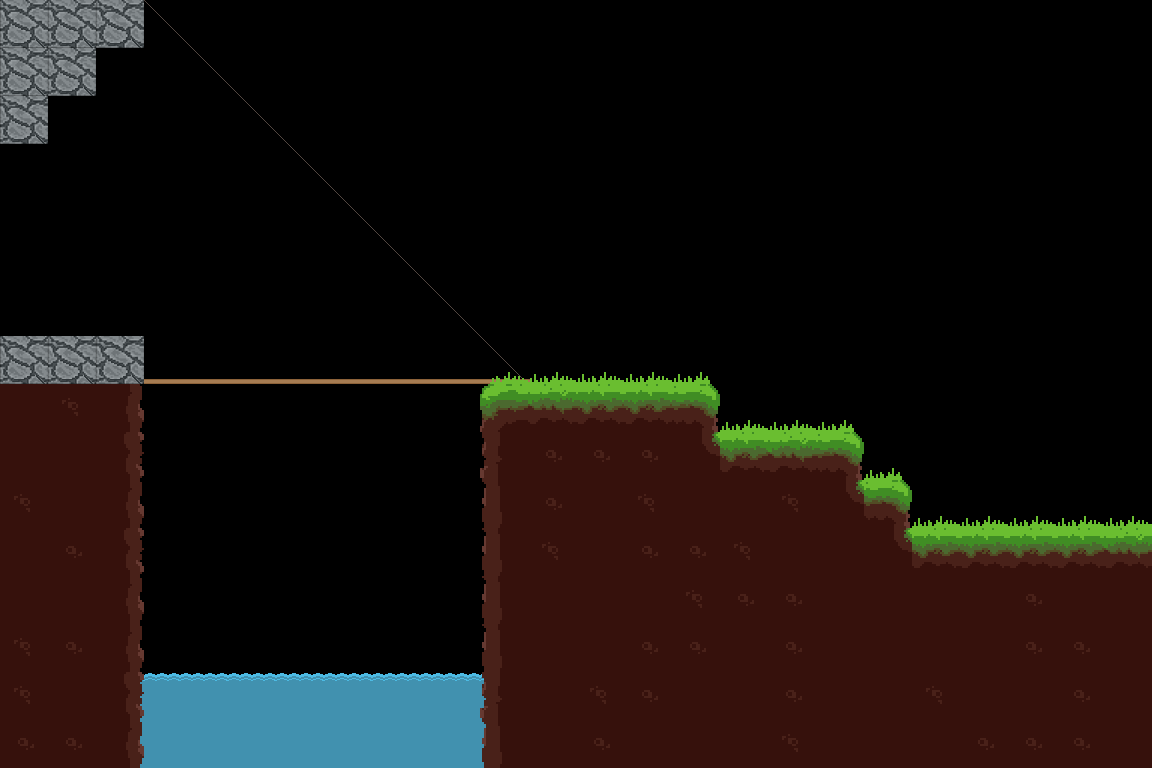

This is a level from a 2D game, rendered from its Tiled map with the project's own tilesets. A one-line summary and the map file follow, with tile-layer data summarised:
An orthogonal 24x16 tile map with 48x48 px tiles, 6 tile layers (eau, murD, terrain, deco2, ...), 5 tilesets and 51 objects (playerSpawn).

<map version="1.0" orientation="orthogonal" renderorder="right-down" width="24" height="16" tilewidth="48" tileheight="48">
 <tileset firstgid="1" name="terrain" tilewidth="48" tileheight="48">
  <image source="tileSets/forest.png" width="336" height="384" />
  <terraintypes>
   <terrain name="ciel" tile="-1" />
   <terrain name="groundGrass" tile="-1" />
  </terraintypes>
  <tile id="1" terrain=",,,1">
   <objectgroup draworder="index">
    <object x="0" y="0" width="48" height="48" />
   </objectgroup>
  </tile>
  <tile id="2" terrain=",,1,1">
   <objectgroup draworder="index">
    <object x="-1.77636e-15" y="0" width="48" height="48" />
   </objectgroup>
  </tile>
  <tile id="3" terrain=",,1,1">
   <objectgroup draworder="index">
    <object x="-1.77636e-15" y="7.10543e-15" width="48" height="48" />
   </objectgroup>
  </tile>
  <tile id="4" terrain=",,1,">
   <objectgroup draworder="index">
    <object x="0" y="-1.42109e-14" width="48" height="48" />
   </objectgroup>
  </tile>
  <tile id="5" terrain="1,1,1,">
   <objectgroup draworder="index">
    <object x="0" y="-1.42109e-14" width="48" height="48" />
   </objectgroup>
  </tile>
  <tile id="6" terrain="1,1,,1">
   <objectgroup draworder="index">
    <object x="0" y="0" width="48" height="48" />
   </objectgroup>
  </tile>
  <tile id="8" terrain=",1,,1">
   <objectgroup draworder="index">
    <object x="0" y="-1.42109e-14" width="48" height="48" />
   </objectgroup>
  </tile>
  <tile id="9" terrain="1,1,1,1">
   <objectgroup draworder="index">
    <object x="0" y="-1.42109e-14" width="48" height="48" />
   </objectgroup>
  </tile>
  <tile id="10" terrain="1,1,1,1">
   <objectgroup draworder="index">
    <object x="0" y="-1.42109e-14" width="48" height="48" />
   </objectgroup>
  </tile>
  <tile id="11" terrain="1,,1,">
   <objectgroup draworder="index">
    <object x="0" y="-1.42109e-14" width="48" height="48" />
   </objectgroup>
  </tile>
  <tile id="12" terrain="1,,1,1">
   <objectgroup draworder="index">
    <object x="0" y="-1.42109e-14" width="48" height="48" />
   </objectgroup>
  </tile>
  <tile id="13" terrain=",1,1,1">
   <objectgroup draworder="index">
    <object x="0" y="0" width="48" height="48" />
   </objectgroup>
  </tile>
  <tile id="15" terrain=",1,,1">
   <objectgroup draworder="index">
    <object x="0" y="0" width="48" height="48" />
   </objectgroup>
  </tile>
  <tile id="16" terrain="1,1,1,1">
   <objectgroup draworder="index">
    <object x="0" y="-1.42109e-14" width="48" height="48" />
   </objectgroup>
  </tile>
  <tile id="17" terrain="1,1,1,1">
   <objectgroup draworder="index">
    <object x="0" y="-1.42109e-14" width="48" height="48" />
   </objectgroup>
  </tile>
  <tile id="18" terrain="1,,1,">
   <objectgroup draworder="index">
    <object x="0" y="-1.42109e-14" width="48" height="48" />
   </objectgroup>
  </tile>
  <tile id="22" terrain=",1,,">
   <objectgroup draworder="index">
    <object x="0" y="1.77636e-15" width="48" height="48" />
   </objectgroup>
  </tile>
  <tile id="23" terrain="1,1,,">
   <objectgroup draworder="index">
    <object x="0" y="0" width="48" height="48" />
   </objectgroup>
  </tile>
  <tile id="24" terrain="1,1,,">
   <objectgroup draworder="index">
    <object x="0" y="0" width="48" height="48" />
   </objectgroup>
  </tile>
  <tile id="25" terrain="1,,,">
   <objectgroup draworder="index">
    <object x="0" y="0" width="48" height="48" />
   </objectgroup>
  </tile>
  <tile id="29">
   <objectgroup draworder="index">
    <object x="0" y="2.66454e-15" width="48" height="48" />
   </objectgroup>
  </tile>
  <tile id="30">
   <objectgroup draworder="index">
    <object x="8.88178e-16" y="-8.88178e-16" width="48" height="48" />
   </objectgroup>
  </tile>
  <tile id="31">
   <objectgroup draworder="index">
    <object x="0" y="8.88176e-16" width="48" height="48" />
   </objectgroup>
  </tile>
  <tile id="32">
   <objectgroup draworder="index">
    <object x="0" y="-8.88178e-16" width="48" height="48" />
   </objectgroup>
  </tile>
  <tile id="33">
   <objectgroup draworder="index">
    <object x="8.88178e-16" y="8.88178e-16" width="48" height="48" />
   </objectgroup>
  </tile>
  <tile id="34">
   <objectgroup draworder="index">
    <object x="0" y="8.88178e-16" width="48" height="48" />
   </objectgroup>
  </tile>
  <tile id="36">
   <objectgroup draworder="index">
    <object x="1.77636e-15" y="8.88178e-16" width="48" height="48" />
   </objectgroup>
  </tile>
  <tile id="37">
   <objectgroup draworder="index">
    <object x="0" y="2.66454e-15" width="48" height="48" />
   </objectgroup>
  </tile>
  <tile id="38">
   <objectgroup draworder="index">
    <object x="0" y="2.66454e-15" width="48" height="48" />
   </objectgroup>
  </tile>
  <tile id="39">
   <objectgroup draworder="index">
    <object x="0" y="8.88176e-16" width="48" height="48" />
   </objectgroup>
  </tile>
  <tile id="40">
   <objectgroup draworder="index">
    <object x="0" y="-8.88178e-16" width="48" height="48" />
   </objectgroup>
  </tile>
  <tile id="41">
   <objectgroup draworder="index">
    <object x="8.88178e-16" y="-8.88178e-16" width="48" height="48" />
   </objectgroup>
  </tile>
  <tile id="43">
   <objectgroup draworder="index">
    <object x="8.88178e-16" y="8.88178e-16" width="48" height="48" />
   </objectgroup>
  </tile>
  <tile id="44">
   <objectgroup draworder="index">
    <object x="-1.77636e-15" y="-8.88178e-16" width="48" height="48" />
   </objectgroup>
  </tile>
  <tile id="45">
   <objectgroup draworder="index">
    <object x="0" y="2.66454e-15" width="48" height="48" />
   </objectgroup>
  </tile>
  <tile id="46">
   <objectgroup draworder="index">
    <object x="8.88178e-16" y="8.88178e-16" width="48" height="48" />
   </objectgroup>
  </tile>
  <tile id="47" terrain=",,,0" />
  <tile id="48" terrain=",,0," />
  <tile id="50">
   <objectgroup draworder="index">
    <object x="1.77636e-15" y="8.88178e-16" width="48" height="48" />
   </objectgroup>
  </tile>
  <tile id="51">
   <objectgroup draworder="index">
    <object x="0" y="2.66454e-15" width="48" height="48" />
   </objectgroup>
  </tile>
  <tile id="52">
   <objectgroup draworder="index">
    <object x="1.77636e-15" y="2.66454e-15" width="48" height="48" />
   </objectgroup>
  </tile>
  <tile id="53">
   <objectgroup draworder="index">
    <object x="0" y="8.88176e-16" width="48" height="48" />
   </objectgroup>
  </tile>
  <tile id="54" terrain=",0,," />
  <tile id="55" terrain="0,,," />
 </tileset>
 <tileset firstgid="57" name="terrain2" tilewidth="48" tileheight="48">
  <image source="tileSets/sol2.png" width="576" height="576" />
  <terraintypes>
   <terrain name="dirt" tile="-1" />
  </terraintypes>
  <tile id="13" terrain=",,,0">
   <objectgroup draworder="index">
    <object x="0" y="0" width="48" height="48" />
   </objectgroup>
  </tile>
  <tile id="14" terrain=",,0,0">
   <objectgroup draworder="index">
    <object x="0" y="-2.66454e-15" width="48" height="48" />
   </objectgroup>
  </tile>
  <tile id="15" terrain=",,0,0">
   <objectgroup draworder="index">
    <object x="1.77636e-15" y="8.88178e-16" width="48" height="48" />
   </objectgroup>
  </tile>
  <tile id="16" terrain=",,0,">
   <objectgroup draworder="index">
    <object x="0" y="-8.88178e-16" width="48" height="48" />
   </objectgroup>
  </tile>
  <tile id="17" terrain="0,0,0,">
   <objectgroup draworder="index">
    <object x="0" y="-8.88178e-16" width="48" height="48" />
   </objectgroup>
  </tile>
  <tile id="18" terrain="0,0,,0">
   <objectgroup draworder="index">
    <object x="-1.77636e-15" y="-2.66454e-15" width="48" height="48" />
   </objectgroup>
  </tile>
  <tile id="25" terrain=",0,,0">
   <objectgroup draworder="index" />
  </tile>
  <tile id="26" terrain="0,0,0,0">
   <objectgroup draworder="index" />
  </tile>
  <tile id="27" terrain="0,0,0,0">
   <objectgroup draworder="index" />
  </tile>
  <tile id="28" terrain="0,,0,">
   <objectgroup draworder="index" />
  </tile>
  <tile id="29" terrain="0,,0,0">
   <objectgroup draworder="index">
    <object x="8.88178e-16" y="0" width="48" height="48" />
   </objectgroup>
  </tile>
  <tile id="30" terrain=",0,0,0">
   <objectgroup draworder="index">
    <object x="1.77636e-15" y="8.88178e-16" width="48" height="48" />
   </objectgroup>
  </tile>
  <tile id="37" terrain=",0,,0">
   <objectgroup draworder="index" />
  </tile>
  <tile id="38" terrain="0,0,0,0">
   <objectgroup draworder="index" />
  </tile>
  <tile id="39" terrain="0,0,0,0">
   <objectgroup draworder="index" />
  </tile>
  <tile id="40" terrain="0,,0,">
   <objectgroup draworder="index" />
  </tile>
  <tile id="49" terrain=",0,,">
   <objectgroup draworder="index" />
  </tile>
  <tile id="50" terrain="0,0,,">
   <objectgroup draworder="index" />
  </tile>
  <tile id="51" terrain="0,0,,">
   <objectgroup draworder="index" />
  </tile>
  <tile id="52" terrain="0,,,">
   <objectgroup draworder="index" />
  </tile>
  <tile id="54">
   <objectgroup draworder="index">
    <object x="0" y="0" width="48" height="48" />
   </objectgroup>
  </tile>
 </tileset>
 <tileset firstgid="201" name="eau2" tilewidth="48" tileheight="48">
  <image source="tileSets/eau2.png" width="48" height="144" />
 </tileset>
 <tileset firstgid="204" name="deco" tilewidth="48" tileheight="48">
  <image source="tileSets/decor-forest.png" width="192" height="192" />
 </tileset>
 <tileset firstgid="220" name="pont" tilewidth="48" tileheight="48">
  <image source="tileSets/pont.png" width="96" height="96" />
  <tile id="0">
   <objectgroup draworder="index">
    <object x="-1" y="43.3333" width="50" height="4.66667" />
   </objectgroup>
  </tile>
 </tileset>
 <layer name="eau" width="24" height="16">
  <data>[384 cells, 23 non-empty, 3 distinct tile ids]</data>
 </layer>
 <layer name="murD" width="24" height="16">
  <data>[384 cells, 0 non-empty, 0 distinct tile ids]</data>
 </layer>
 <layer name="terrain" width="24" height="16">
  <data>[384 cells, 134 non-empty, 16 distinct tile ids]</data>
 </layer>
 <objectgroup name="spawnJoueur">
  <object name="playerSpawn" x="58.6667" y="194.667" width="77.3333" height="133.333" />
 </objectgroup>
 <objectgroup name="enemySpawn" />
 <layer name="deco2" width="24" height="16">
  <data>[384 cells, 8 non-empty, 2 distinct tile ids]</data>
 </layer>
 <layer name="deco" width="24" height="16">
  <data>[384 cells, 14 non-empty, 3 distinct tile ids]</data>
 </layer>
 <layer name="terre" width="24" height="16">
  <data>[384 cells, 0 non-empty, 0 distinct tile ids]</data>
 </layer>
</map>
